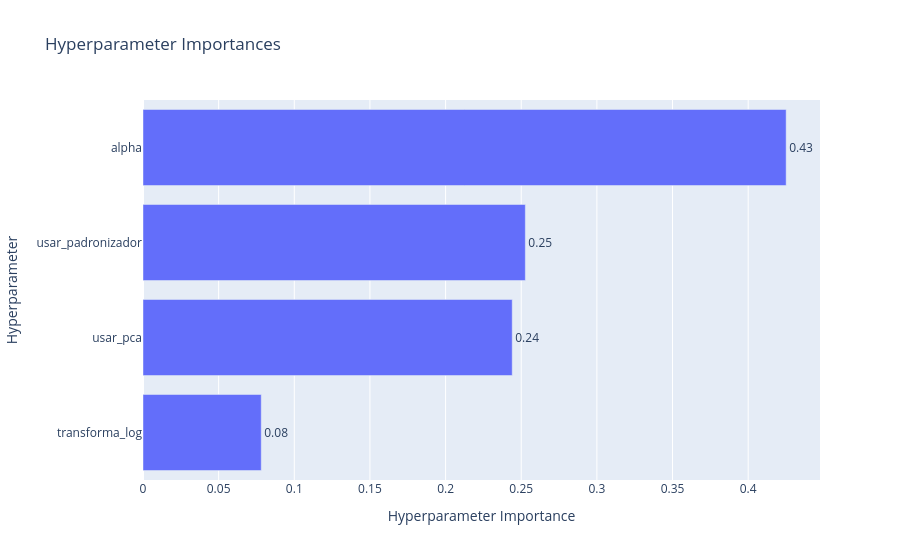

The notebook cell saved with this chart:
### Markdown cell above
De forma análoga à regressão Ridge, a simplicidade do modelo o permitiu rapidamente encontrar a combinação de parâmetros para chegar à faixa de desempenho do melhor trial já na primeira centena de trials.

### Code cell
vis.plot_param_importances(estudo_hpc)

### Figure 1 — Plotly figure (JSON) as saved in the notebook; plotly's stock layout.template omitted (floating-point values rounded to 4 significant figures)
{"data": [{"cliponaxis": false, "hovertemplate": ["transforma_log (CategoricalDistribution): 0.07815149428188412<extra></extra>", "usar_pca (CategoricalDistribution): 0.24404529086220875<extra></extra>", "usar_padronizador (CategoricalDistribution): 0.25270350199877095<extra></extra>", "alpha (FloatDistribution): 0.42509971285713616<extra></extra>"], "name": "Objective Value", "orientation": "h", "text": ["0.08", "0.24", "0.25", "0.43"], "textposition": "outside", "type": "bar", "x": [0.07815, 0.244, 0.2527, 0.4251], "y": ["transforma_log", "usar_pca", "usar_padronizador", "alpha"]}], "layout": {"title": {"text": "Hyperparameter Importances"}, "xaxis": {"title": {"text": "Hyperparameter Importance"}}, "yaxis": {"title": {"text": "Hyperparameter"}}}}
